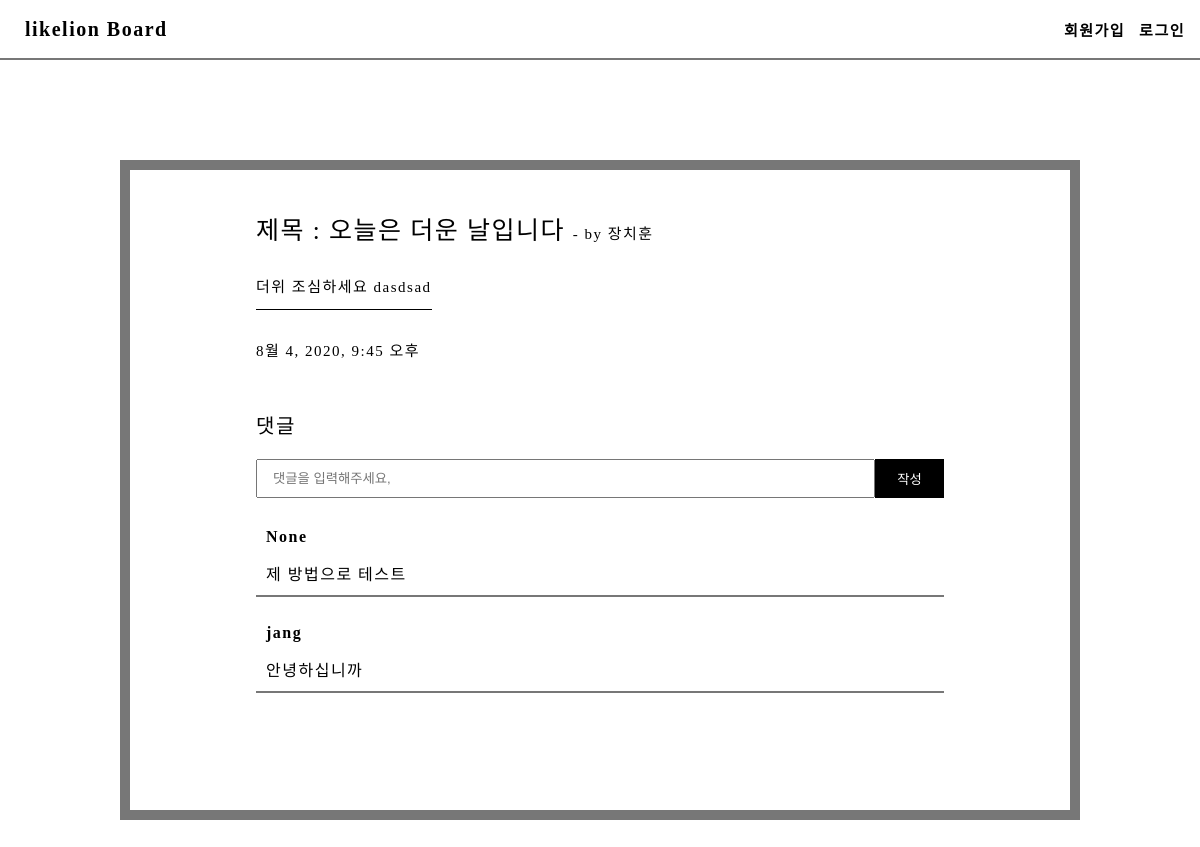
/detail/3, run on the app's committed database.
### board/models.py (models this page shows, shortened)
class Post(models.Model):
    author = models.ForeignKey(settings.AUTH_USER_MODEL,on_delete=models.CASCADE,null=True,related_name="created_posts" )
    title = models.CharField("제목", max_length=50)
    desc = models.TextField("내용")
    like = models.ManyToManyField(settings.AUTH_USER_MODEL, related_name="liked_posts")
    create_at = models.DateTimeField('작성시간', default = timezone.now)

class Comment(models.Model):
    author = models.ForeignKey(settings.AUTH_USER_MODEL,on_delete=models.CASCADE,null=True )
    post = models.ForeignKey(Post,on_delete=models.CASCADE,null=True)
    desc = models.CharField("댓글",max_length=200)
    like = models.ManyToManyField(settings.AUTH_USER_MODEL, related_name="liked_com")
    create_at = models.DateTimeField('작성시간', default = timezone.now)
    def __str__(self):
        return self.desc

### board/views.py (the view)
# urls.py: path('detail/<int:post_id>',detail, name="detail" ),
def detail(request,post_id):
    context = dict()
    detail_post = Post.objects.get(id = post_id)
    context['detail_post'] = detail_post
    context['comment_form'] =CommentForms()
    context['comment_all'] = Comment.objects.filter(post= Post.objects.get(id = post_id))
    return render(request,'detail.html',context)

### board/forms.py
class CommentForms(ModelForm):
    def __init__(self, *args, **kwargs):
        super().__init__(*args, **kwargs)
        self.fields['desc'].widget.attrs.update(
            {'autocomplete': 'off',
            'placeholder':'댓글을 입력해주세요,'
            })
    class Meta:
        model = Comment
        fields = ("desc",)

### board/templates/detail.html (shortened to what this page needs)
{% extends 'base.html' %}
{%load static%}
{% block extrahead %}
    <link rel="stylesheet" href="{% static 'css/detail.css' %}" type="text/css" />
{% endblock %}
{% block content %}
<div class="container">
<section>
<div class="dt_title">
    제목 : {{detail_post.title}} <span>- by {{detail_post.author}}</span>
</div>
<div class="dt_desc">
    {% autoescape off %}
    {{detail_post.desc}}
{% endautoescape %}
</div>
<div class="dt_create_at">
    {{detail_post.create_at}}
</div>
</section>
<form method="post" action="{% url 'create_comment' detail_post.id  %}">
    <div class="com_label">{{comment_form.desc.label}}</div>
    <div class="com_input_container">
        {{comment_form.desc}}
        <input class="com_submit" type="submit" value="작성"/>
    </div>
</form>
{% for com in comment_all%}
<div class="com_row">
       <span class="com_author">{{com.author}}
        </span>
       <div class="com_desc">{{com}}
        </div>
</div>
    <br>
{%endfor%}
</div>
{%endblock%}

### basestatic/css/base.css (style rules this page uses)
html { font-size:10px; text-decoration: none; letter-spacing: 1.5px; }
body { margin:0; }
.container { display:flex; justify-content: space-between; align-items:center; flex-direction: column; width:80%; margin:10rem auto; font-size:1.5rem; position:relative; padding:4rem; box-sizing:border-box; background-color:#777; }
* { box-sizing: border-box; }

### board/static/css/detail.css (style rules this page uses)
.container { padding-bottom:10rem; border:10px solid #777; background-color:white; color:black; }
section { position:relative; margin-bottom:10rem; width:80%; }
.dt_title { font-size:2.5rem; padding-bottom:1rem; margin-bottom:2rem; }
.dt_title span { font-size:1.5rem; }
.dt_desc { display:inline-block; padding-bottom:1rem; border-bottom:1.5px solid black; line-height:1.5; }
.dt_create_at { position:absolute; bottom: -5rem; left:0; }
form { width:80%; }
.com_label { font-size:2.0rem; margin-bottom:2rem; }
.com_input_container { width:100%; display:Flex; margin-bottom:2rem; }
.com_input_container input { flex:1; padding:1rem 1.5rem; }
.com_input_container .com_submit { border:none; flex:unset; width:10%; background-color:black; color:white; cursor:pointer; }
.com_row { border-bottom:2px solid #777; width:80%; display:flex; flex-direction:column; box-sizing:border-box; padding:1rem; }
.com_desc { flex:1; font-size:1.6rem; }
.com_author { font-weight:bold; font-size:1.6rem; margin-bottom:1.5rem; }

### data on the page
Post: title "오늘은 더운 날입니다", author "장치훈", desc "더위 조심하세요 dasdsad", create_at "8월 4, 2020, 9:45 오후"
Comment: author "None", desc "제 방법으로 테스트"
Comment: author "jang", desc "안녕하십니까"

### other printed values
{{ comment_form.desc.label }} "댓글"
